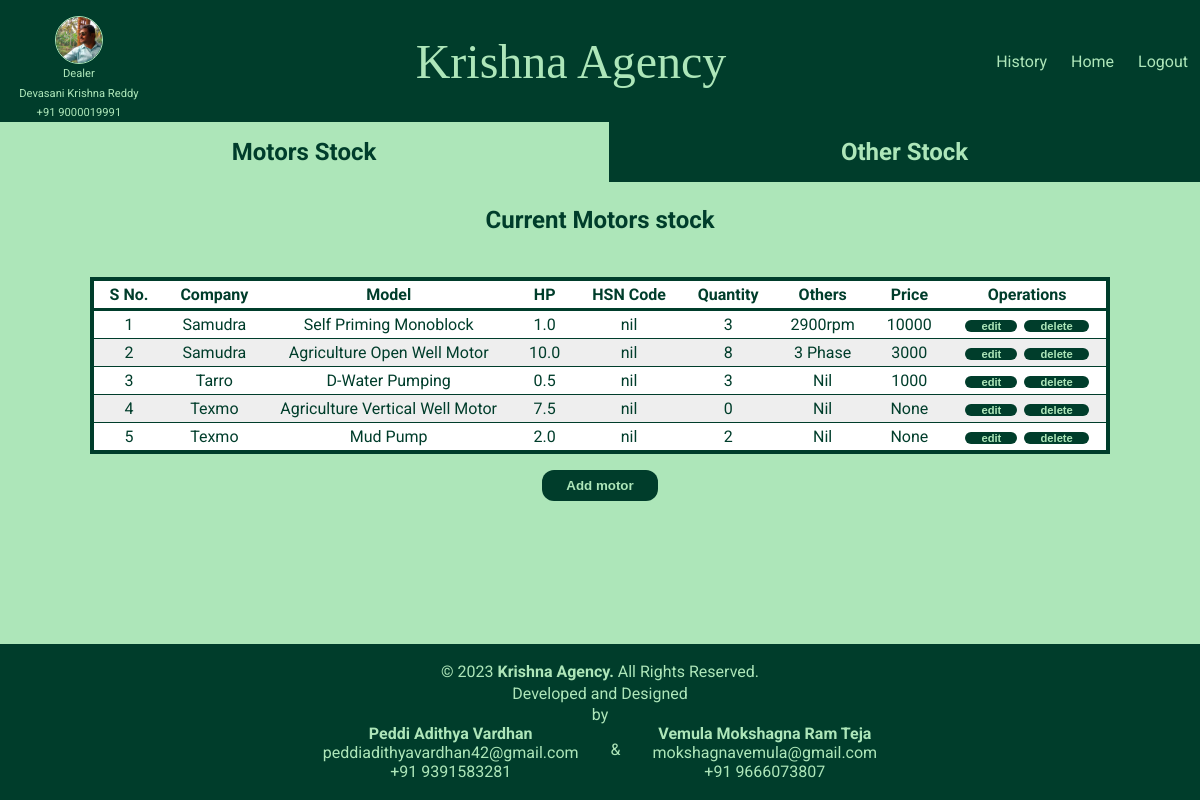
Before: /stock_page/ (signed in) with the older database file.
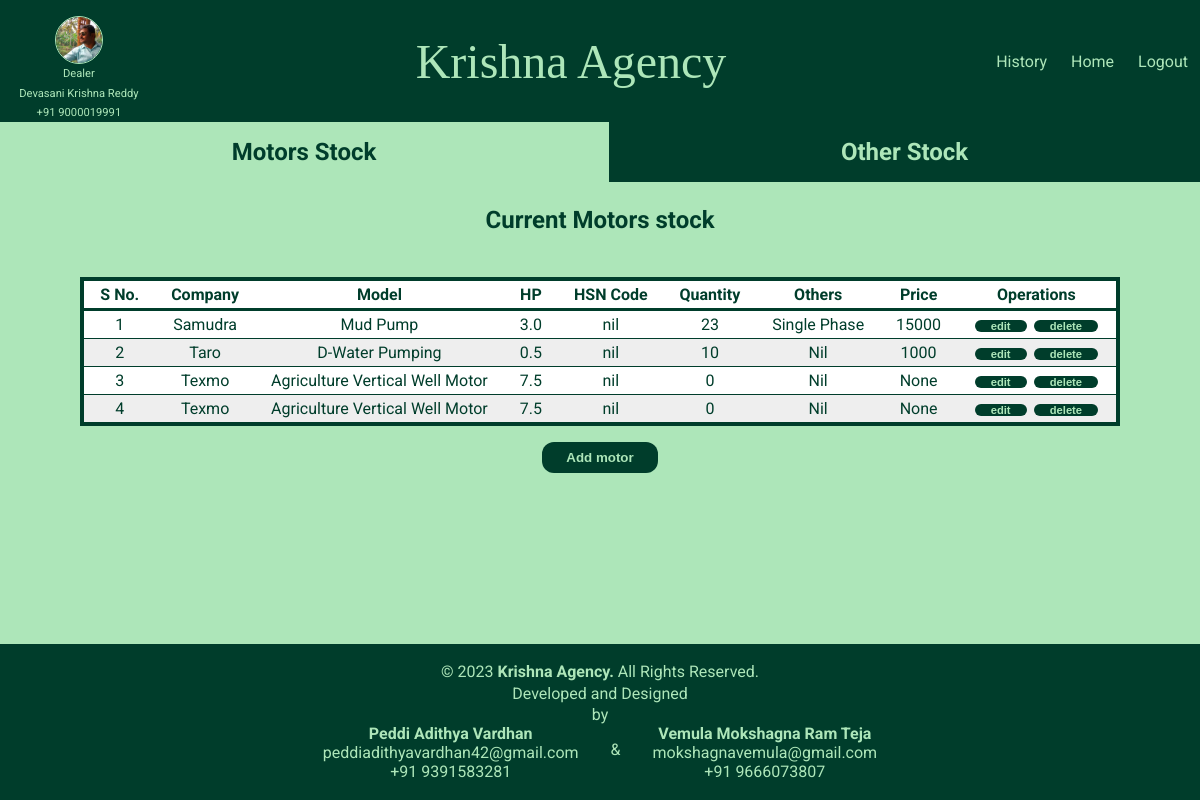
After: the same page with the newer database file.
### stock/models.py (models this page shows, shortened)
class motor_products(models.Model):
    company=models.CharField(max_length=50)
    model_name=models.CharField(max_length=100)
    hp=models.DecimalField(max_digits=3, decimal_places=1)
    others=models.CharField(max_length=100)
    quantity=models.IntegerField()
    hsncode=models.CharField(max_length=50)
    price=models.IntegerField(null=True)

### stock/views.py (the view)
# urls.py: path("stock_page/", views.stock_page, name='stockpage'),
@login_required(login_url='loginpage')
def stock_page(request):
    present_stock=motor_products.objects.all().order_by("company")
    other_stock=other_products.objects.all().order_by("item_name")
    return render(request, "stock/stock.html",{
        "present_stock":present_stock,
        "other_stock":other_stock
    })

### stock/templates/stock/stock.html (shortened to what this page needs)
{% extends 'stock_base.html' %}
{% load static %}
{% block page_css %}
    <link rel="stylesheet" href="{% static "stock/stock.css" %}">
{% endblock page_css %}
{% block page_body %}
<main>
    <div class="options">
        <div class="op current" id="op1"><span class="unline">Motors Stock</span></div>
        <div class="op" id="op2"><span class="unline">Other Stock</span></div>
    </div>
    <form>
        <div id="motors">
            <h3>Current Motors stock</h3>
            <br>
            <table>
                <thead>
                    <tr>
                        <th>S No. </th>
                        <th>Company</th>
                        <th>Model</th>
                        <th>HP</th>
                        <th>HSN Code</th>
                        <th>Quantity</th>
                        <th>Others</th>
                        <th>Price</th>
                        <th>Operations</th>
                    </tr>
                </thead>
                <tbody>
                    {% for fields in present_stock %}
                    <tr>
                        <td>{{ forloop.counter }}</td>
                        <td>{{fields.company | title}}</td>
                        <td>{{fields.model_name | title}}</td>
                        <td>{{fields.hp}}</td>
                        <td>{{fields.hsncode}}</td>
                        <td>{{fields.quantity}}</td>
                        <td>{{fields.others | title }}</td>
                        <td>{{fields.price}}</td>
                        <td><button class="operations"><a href={% url 'editmotor' fields.id %}>edit</a></button>
                            <button class="operations"><a href={% url 'delete-motor' fields.id %}>delete</a></button>
                        </td>
                    </tr>
                    {% endfor %}
                </tbody>
            </table>
            <button class="abut">
                <a href={% url 'motorsentrypage' %}>
                    Add motor
            </button>
        </div>
    </form>
</main>
{% endblock page_body %}

### templates/stock_base.html (shortened to what this page needs)
{%load static%}
<!DOCTYPE html>
<html lang="en">
<head>
    <link rel="stylesheet" href="{% static "style.css" %}">
    <link rel="stylesheet" href="{% static "stock/includes/header.css" %}">
    <link rel="stylesheet" href="{% static "stock/includes/footer.css" %}">
    {% block page_css %}{% endblock page_css %}
</head>
<body>
    {% include "stock/includes/header.html" %}
    {% block page_body %}{% endblock page_body %}
    {% include "stock/includes/footer.html" %}
</body>
</html>

### stock/templates/stock/includes/header.html
{% load static %}
<header>
    <nav>
        <div class="profilepic">
            <img src="{% static "stock/media/profilepic.jpeg" %}" alt="Krishna">
            <p class="ap">Dealer</p>
            <p class="ap">Devasani Krishna Reddy</p>
            <a href="tel:+91 9000019991" class="ap">+91 9000019991</a>
        </div>
        <div class="logo">
                <a href="{% url 'stockpage' %}">
                Krishna Agency
            </a>
        </div>
        <div class="actions">
            <li class="act1"><a href={% url 'history' %}>History</a></li>
            <li class="act2"><a href={% url 'stockpage' %}>Home</a></li>
            <li class="act2"><a href={% url 'logout' %}>Logout</a></li>
        </div>
    </nav>
</header>

### stock/templates/stock/includes/footer.html
{% load static %}
<footer>
    <div class="content">
        <p id="crights">&copy;
            <script>document.write(new Date().getFullYear())</script> <span class="bold">Krishna Agency.</span> All
            Rights Reserved.
        </p>
        <p class="devs"> Developed and Designed  <div > by</div>
            <div class="devnames">
                <div class="name">
                    <span class="bold">Peddi Adithya Vardhan</span>
                    <a href="mailto:peddiadithyavardhan42@gmail.com">peddiadithyavardhan42@gmail.com</a>
                     <a href="tel:+91 9391583281">+91 9391583281</a>
                </div>
                <div id="and">& </div>
                <div class="name">
                    <span class="bold">Vemula Mokshagna Ram Teja</span>
                     <a href="mailto:mokshagnavemula@gmail.com">mokshagnavemula@gmail.com</a>
                     <a href="tel:+91 9666073807">+91 9666073807</a>
                </div>
            </div>
        </p>
    </div>
</footer>

### static/style.css (style rules this page uses)
* { box-sizing: border-box; }
:root { --dark-color: #003d2b; --light-bg-color: #ade6b9; }
body { margin: auto; background-color: var(--light-bg-color); font-family: 'Roboto', sans-serif; display: flex; flex-direction: column; min-height: 100vh; }
main { flex-grow: 1; }
header { z-index: 10; }
header, footer { flex-shrink: 0; }

### stock/static/stock/includes/header.css (style rules this page uses)
header { background-color: var(--dark-color); position: sticky; top: 0; width: 100%; }
nav { display: flex; justify-content: space-between; }
.profilepic { padding: 1rem; padding-bottom: 0; display: flex; flex-direction: column; align-items: center; }
.ap { color: var(--light-bg-color); margin: .2rem; font-size: .7rem; }
.profilepic img { border: 1px solid var(--light-bg-color);; border-radius: 50%; width: 3rem; object-fit: contain; }
.logo { font-family: 'Josefin Slab', serif; color: var(--light-bg-color);; font-size: 3rem; display: flex; align-items: center; }
.actions { display: flex; justify-content: space-between; align-items: center; }
.actions li { color: var(--light-bg-color);; list-style: none; padding: 0 0.75rem 0 0.75rem; }
a { text-decoration: none; color: var(--light-bg-color);; }

### stock/static/stock/includes/footer.css (style rules this page uses)
footer { background-color: var(--dark-color); padding: 1rem; }
.content { display: flex; flex-direction: column; align-items: center; color: var(--light-bg-color);; }
.bold { font-weight: 700; }
p { margin: .1rem; }
.devnames { display: flex; justify-content: center; }
.name { display: flex; flex-direction: column; align-items: center; }
#and { margin: 1rem 2rem; }

### stock/static/stock/stock.css (style rules this page uses)
body { margin: 0; color: var(--dark-color); }
.options { display: flex; width: 100%; cursor: pointer; position: relative; top: 0; user-select: none; }
#op2 { border-left: 1px solid var(--light-bg-color);; }
.op { flex-grow: 1; text-align: center; padding: 1rem; font-weight: bold; font-size: 1.5rem; background-color: var(--dark-color);; color: var(--light-bg-color);; transition: .4s; }
.unline { transition: .4s; }
h3 { text-align: center; font-size: 1.5rem; user-select: none; }
table { margin: auto; border: 0.3rem solid var(--dark-color);; border-collapse: collapse; background-color: #ffffff; }
th, td { padding: 0.25rem 1rem; text-align: center; border-bottom: 1px solid var(--dark-color);; }
tr:nth-child(2n) { background-color: #eeeeee; }
th { border-bottom: 0.2rem solid var(--dark-color);; }
tr:last-child>td { border-bottom: none; }
#others, #motors { transition: 1s; }
button { display: block; margin: 1rem auto; padding: .5rem 1.5rem; background-color: var(--dark-color);; cursor: pointer; border: none; border-radius: 12px; user-select: none; transition: .4s; }
.abut { padding: 0; }
.abut>a { display: block; padding: .5rem 1.5rem; font-weight: bolder; color: var(--light-bg-color);; text-decoration: none; }
button>a { font-weight: bolder; color: var(--light-bg-color);; text-decoration: none; }
.current { color: var(--dark-color);; background-color: var(--light-bg-color);; }
button.operations { display: inline; color: var(--light-bg-color);; width: fit-content; font-size: .7rem; margin: .1rem; padding: 0; }
.operations>a { padding: .2rem 1rem; }

Changed rows visible on the page:
removed motor_products: company "Samudra", model_name "Self Priming Monoblock", hp "1.0", hsncode "nil", quantity "3", others "2900rpm", price "10000"
removed motor_products: company "Texmo", model_name "Mud Pump", hp "2.0", hsncode "nil", quantity "2", others "Nil", price "None"
changed motor_products "Samudra": model_name "Agriculture Open Well Motor" → "Mud Pump"; hp "10.0" → "3.0"; quantity "8" → "23"; others "3 Phase" → "Single Phase"; price "3000" → "15000"
changed motor_products "D-Water Pumping": company "Tarro" → "Taro"; quantity "3" → "10"
added motor_products: company "Texmo", model_name "Agriculture Vertical Well Motor", hp "7.5", hsncode "nil", quantity "0", others "Nil", price "None"
